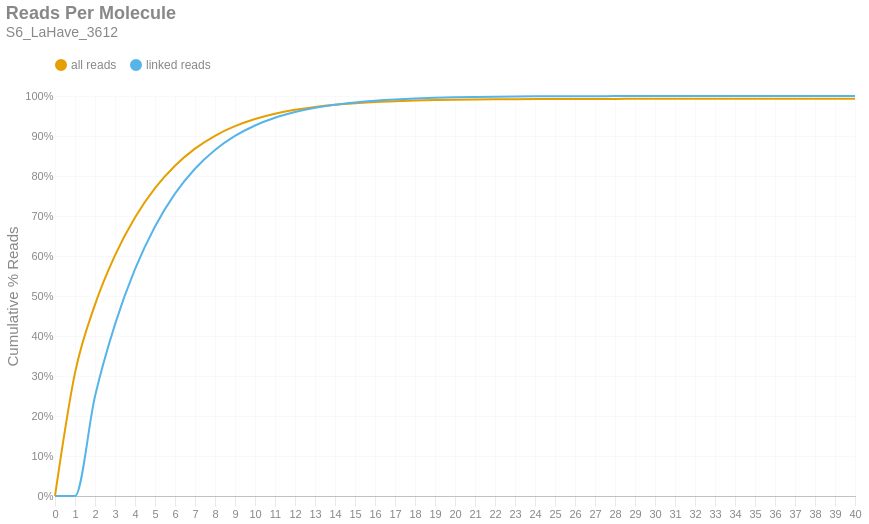

Notebook cell for this chart:
### Markdown cell above
### Reads per Molecule
This chart shows the cumulative distribution of the number of reads per linked molecule. That is, how many alignments are associated with a unique molecule. This excludes the number of reads associated with invalid or absent linked-read barcodes. The `linked` histogram is the percentages recalculated when disregarding singletons.

### Code cell
if SKIPLR:
    print_html(f"Skipped")
else:
    counts = np.bincount(valids['reads'].cast(pl.Int64).to_numpy())
    weighted = counts * np.arange(len(counts))
    all_perc = weighted / n_reads
    linked_perc = weighted / n_linked_reads
    linked_perc[1] = 0
    binned_df = pl.DataFrame({
        'readsper': list(range(len(counts))),
        'all reads (cumsum)': np.cumsum(all_perc).tolist(),
        'linked reads (cumsum)': np.cumsum(linked_perc).tolist(),
    })

    with SafeRender(binned_df):
        (
            density_plot(binned_df, 'Reads Per Molecule', samplename, 'readspmol')
            .encode(
                x=alt.X('readsper:O', title=None).axis(labelAngle=0).scale(padding=0),
                y=alt.Y('value:Q', title='Cumulative % Reads').axis(format='%').stack(False),
                color=alt.Color("key:N").scale(domain=["all reads", "linked reads"]),
                tooltip=[
                    alt.Tooltip("key:N", title="Data Type"),
                    alt.Tooltip("readsper:O", title="Reads Per Molecule"),
                    alt.Tooltip("value:Q", format=".2%", title="% Reads (Cum.)")
                ]            
            )
        ).display()

### Figure 1 — Vega-Lite specification as saved in the notebook (floating-point values rounded to 4 significant figures)
{"width": "container", "height": 400, "config": {"title": {"anchor": "start", "dy": -15, "fontSize": 18, "color": "#888888", "subtitleColor": "#888888", "subtitleFontSize": 14}, "arc": {"fill": "#0072B2"}, "axis": {"domainColor": "#888888", "domainWidth": 0.5, "gridWidth": 0.2, "grid": false, "titleFontWeight": 400, "titleFontSize": 15, "labelFontSize": 11, "labelColor": "#888888", "tickColor": "#888888", "tickWidth": 0.2, "titleColor": "#888888"}, "axisBand": {"grid": false}, "axisX": {"grid": true, "tickSize": 10, "domainCap": "round"}, "axisY": {"domain": false, "grid": true, "tickSize": 0, "domainCap": "round"}, "background": "transparent", "header": {"labelFontSize": 15, "labelColor": "#888888", "titleFontSize": 15, "titleFontWeight": 600, "titleColor": "#888888"}, "legend": {"labelFont": "sans-serif", "labelFontSize": 12, "labelColor": "#888888", "symbolSize": 100, "symbolType": "circle", "titleFontSize": 12, "titlePadding": 10, "titleColor": "#888888", "title": null, "orient": "top"}, "range": {"category": ["#E69F00", "#56B4E9", "#009E73", "#F0E442", "#0072B2", "#D55E00", "#CC79A7", "#000000"], "diverging": ["#cfe8f3", "#a2d4ec", "#73bfe2", "#46abdb", "#1696d2", "#12719e"]}, "area": {"fill": "#0072B2", "fillOpacity": 0.7, "line": true, "strokeOpacity": 0.7}, "line": {"color": "#0072B2", "stroke": "#0072B2", "strokeWidth": 2}, "trail": {"color": "#0072B2", "stroke": "#0072B2", "strokeWidth": 0, "size": 1}, "point": {"filled": true, "fillOpacity": 1.0, "size": 95}, "text": {"color": "#888888", "fontSize": 11, "align": "right", "fontWeight": 400, "size": 11}, "bar": {"fill": "#0072B2", "stroke": null}, "view": {"stroke": null, "continuousWidth": 660, "continuousHeight": 400}}, "data": {"name": "data-7459d0e182f3f45ca6054fefaf130b97"}, "mark": {"type": "line", "interpolate": "monotone", "point": {"opacity": 0, "size": 275}}, "encoding": {"color": {"field": "key", "scale": {"domain": ["all reads", "linked reads"]}, "type": "nominal"}, "tooltip": [{"field": "key", "title": "Data Type", "type": "nominal"}, {"field": "readsper", "title": "Reads Per Molecule", "type": "ordinal"}, {"field": "value", "format": ".2%", "title": "% Reads (Cum.)", "type": "quantitative"}], "x": {"axis": {"labelAngle": 0}, "field": "readsper", "scale": {"padding": 0}, "title": null, "type": "ordinal"}, "y": {"axis": {"format": "%"}, "field": "value", "stack": false, "title": "Cumulative % Reads", "type": "quantitative"}}, "params": [{"name": "param_c36ac31b6afebe62", "select": {"type": "point", "fields": ["key"]}, "bind": "legend"}], "title": {"text": "Reads Per Molecule", "subtitle": "S6_LaHave_3612"}, "transform": [{"fold": ["all reads (cumsum)", "linked reads (cumsum)"]}, {"calculate": "replace(datum.key, ' (cumsum)', '')", "as": "key"}, {"filter": {"param": "param_c36ac31b6afebe62"}}], "usermeta": {"embedOptions": {"downloadFileName": "S6_LaHave_3612.readspmol"}}, "$schema": "https://vega.github.io/schema/vega-lite/v6.1.0.json", "datasets": {"data-7459d0e182f3f45ca6054fefaf130b97": [{"readsper": 0, "all reads (cumsum)": 0.0, "linked reads (cumsum)": 0.0}, {"readsper": 1, "all reads (cumsum)": 0.3078, "linked reads (cumsum)": 0.0}, {"readsper": 2, "all reads (cumsum)": 0.4785, "linked reads (cumsum)": 0.2492}, {"readsper": 3, "all reads (cumsum)": 0.6017, "linked reads (cumsum)": 0.429}, {"readsper": 4, "all reads (cumsum)": 0.6963, "linked reads (cumsum)": 0.567}, {"readsper": 5, "all reads (cumsum)": 0.7695, "linked reads (cumsum)": 0.6739}, {"readsper": 6, "all reads (cumsum)": 0.8258, "linked reads (cumsum)": 0.7559}, {"readsper": 7, "all reads (cumsum)": 0.8684, "linked reads (cumsum)": 0.8182}, {"readsper": 8, "all reads (cumsum)": 0.9006, "linked reads (cumsum)": 0.8652}, {"readsper": 9, "all reads (cumsum)": 0.9246, "linked reads (cumsum)": 0.9001}, {"readsper": 10, "all reads (cumsum)": 0.9425, "linked reads (cumsum)": 0.9263}, {"readsper": 11, "all reads (cumsum)": 0.9557, "linked reads (cumsum)": 0.9456}, {"readsper": 12, "all reads (cumsum)": 0.9654, "linked reads (cumsum)": 0.9598}, {"readsper": 13, "all reads (cumsum)": 0.9728, "linked reads (cumsum)": 0.9705}, {"readsper": 14, "all reads (cumsum)": 0.9782, "linked reads (cumsum)": 0.9784}, {"readsper": 15, "all reads (cumsum)": 0.982, "linked reads (cumsum)": 0.984}, {"readsper": 16, "all reads (cumsum)": 0.985, "linked reads (cumsum)": 0.9883}, {"readsper": 17, "all reads (cumsum)": 0.9871, "linked reads (cumsum)": 0.9914}, {"readsper": 18, "all reads (cumsum)": 0.9887, "linked reads (cumsum)": 0.9937}, {"readsper": 19, "all reads (cumsum)": 0.9899, "linked reads (cumsum)": 0.9954}, {"readsper": 20, "all reads (cumsum)": 0.9907, "linked reads (cumsum)": 0.9967}, {"readsper": 21, "all reads (cumsum)": 0.9913, "linked reads (cumsum)": 0.9976}, {"readsper": 22, "all reads (cumsum)": 0.9918, "linked reads (cumsum)": 0.9982}, {"readsper": 23, "all reads (cumsum)": 0.9921, "linked reads (cumsum)": 0.9987}, {"readsper": 24, "all reads (cumsum)": 0.9924, "linked reads (cumsum)": 0.9991}, {"readsper": 25, "all reads (cumsum)": 0.9925, "linked reads (cumsum)": 0.9993}, {"readsper": 26, "all reads (cumsum)": 0.9926, "linked reads (cumsum)": 0.9995}, {"readsper": 27, "all reads (cumsum)": 0.9927, "linked reads (cumsum)": 0.9996}, {"readsper": 28, "all reads (cumsum)": 0.9928, "linked reads (cumsum)": 0.9997}, {"readsper": 29, "all reads (cumsum)": 0.9928, "linked reads (cumsum)": 0.9998}, {"readsper": 30, "all reads (cumsum)": 0.9929, "linked reads (cumsum)": 0.9999}, {"readsper": 31, "all reads (cumsum)": 0.9929, "linked reads (cumsum)": 0.9999}, {"readsper": 32, "all reads (cumsum)": 0.9929, "linked reads (cumsum)": 0.9999}, {"readsper": 33, "all reads (cumsum)": 0.993, "linked reads (cumsum)": 1.0}, {"readsper": 34, "all reads (cumsum)": 0.993, "linked reads (cumsum)": 1.0}, {"readsper": 35, "all reads (cumsum)": 0.993, "linked reads (cumsum)": 1.0}, {"readsper": 36, "all reads (cumsum)": 0.993, "linked reads (cumsum)": 1.0}, {"readsper": 37, "all reads (cumsum)": 0.993, "linked reads (cumsum)": 1.0}, {"readsper": 38, "all reads (cumsum)": 0.993, "linked reads (cumsum)": 1.0}, {"readsper": 39, "all reads (cumsum)": 0.993, "linked reads (cumsum)": 1.0}, {"readsper": 40, "all reads (cumsum)": 0.993, "linked reads (cumsum)": 1.0}]}}
